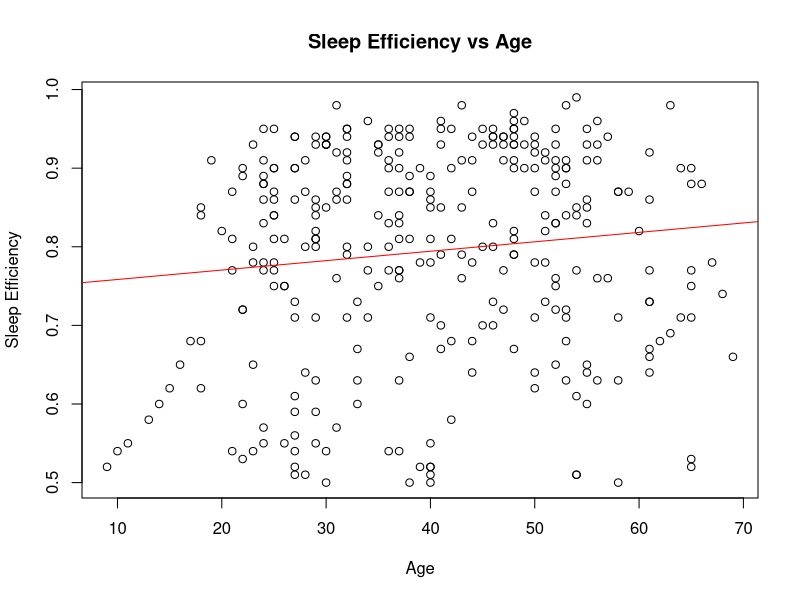
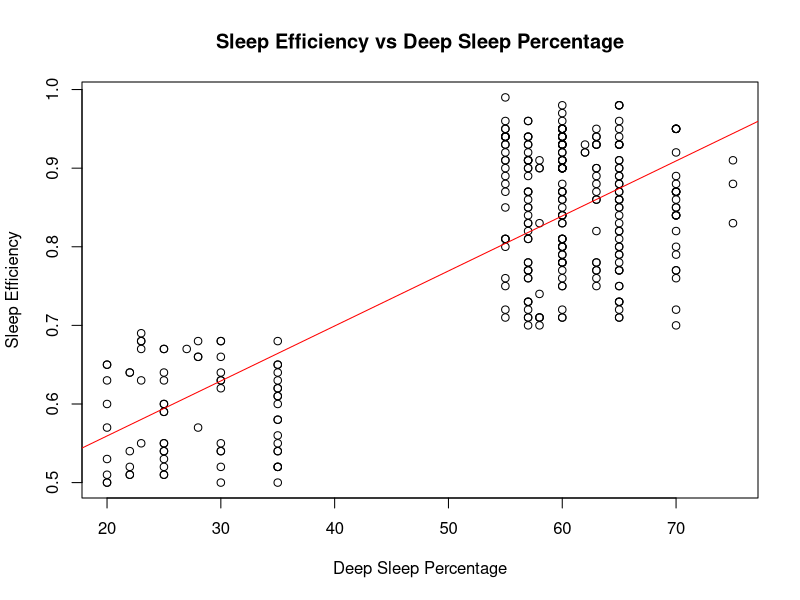
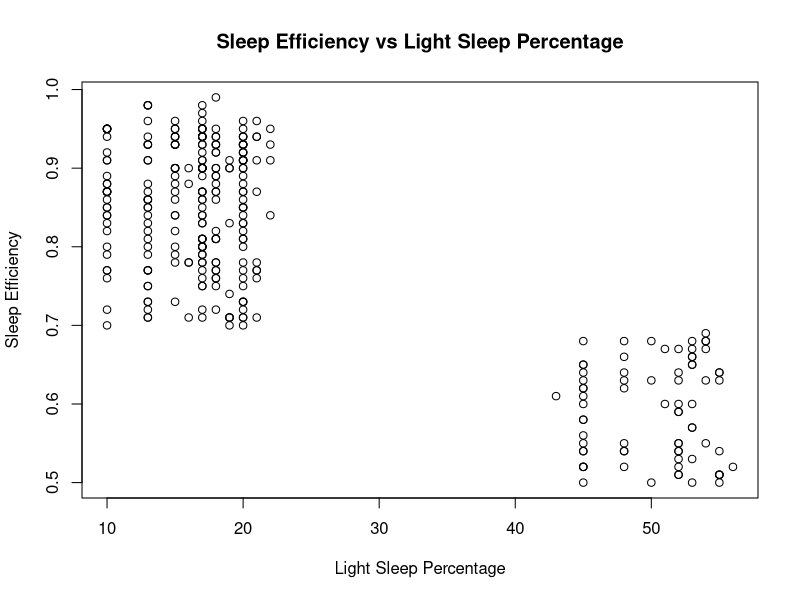
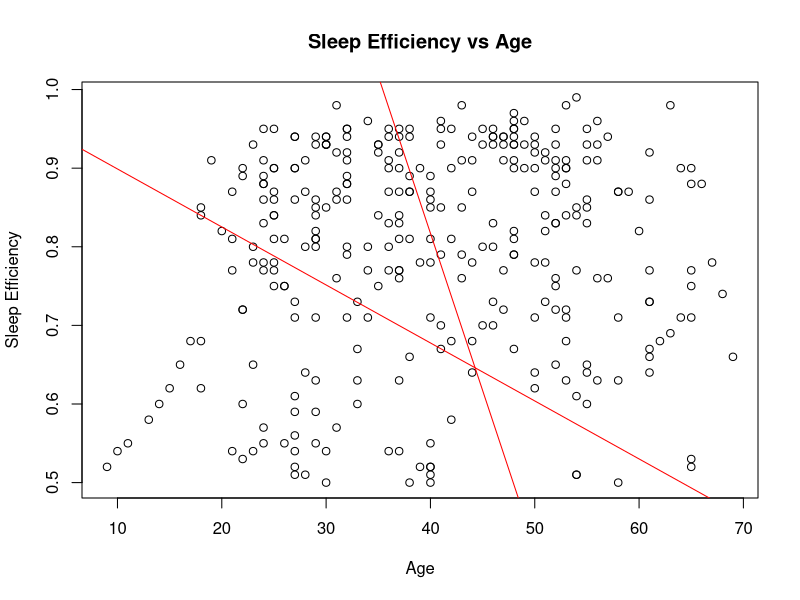

Source code (R) for these figures, in order:
# import data from csv file
data <- read.csv("Training_Data.csv", header = TRUE, sep = ",")

# print conlumn names
colnames(data)

# create a linear model relating sleep efficiency to age
model <- lm(Sleep.efficiency ~ Age, data = data)

# print model summary
summary(model)

# plot the data
plot(data$Age, data$Sleep.efficiency, xlab = "Age", ylab = "Sleep Efficiency", main = "Sleep Efficiency vs Age")

# add the regression line
abline(model, col = "red")

#  get the predicted values
confint(model, level = 0.95)

# correlate sleep efficiency with Deep.sleep.percentage
model2 <- lm(Sleep.efficiency ~ Deep.sleep.percentage, data = data)

# print model summary
summary(model2)

# plot the data
plot(data$Deep.sleep.percentage, data$Sleep.efficiency, xlab = "Deep Sleep Percentage", ylab = "Sleep Efficiency", main = "Sleep Efficiency vs Deep Sleep Percentage")

# add the regression line
abline(model2, col = "red")

# correlate sleep efficiency with Light.sleep.percentage
model3 <- lm(Sleep.efficiency ~ Light.sleep.percentage, data = data)

# print model summary
summary(model3)

# plot the data
plot(data$Light.sleep.percentage, data$Sleep.efficiency, xlab = "Light Sleep Percentage", ylab = "Sleep Efficiency", main = "Sleep Efficiency vs Light Sleep Percentage")

# losgictic regression light sleep percentage and sleep efficiency
model4 <- glm(Sleep.efficiency ~ Light.sleep.percentage, data = data, family = "binomial")

# print model summary
summary(model4)

# plot the data
plot(data$Age, data$Sleep.efficiency, xlab = "Age", ylab = "Sleep Efficiency", main = "Sleep Efficiency vs Age")

abline(model4, col = "red")

# add the regression line
abline(model3, col = "red")